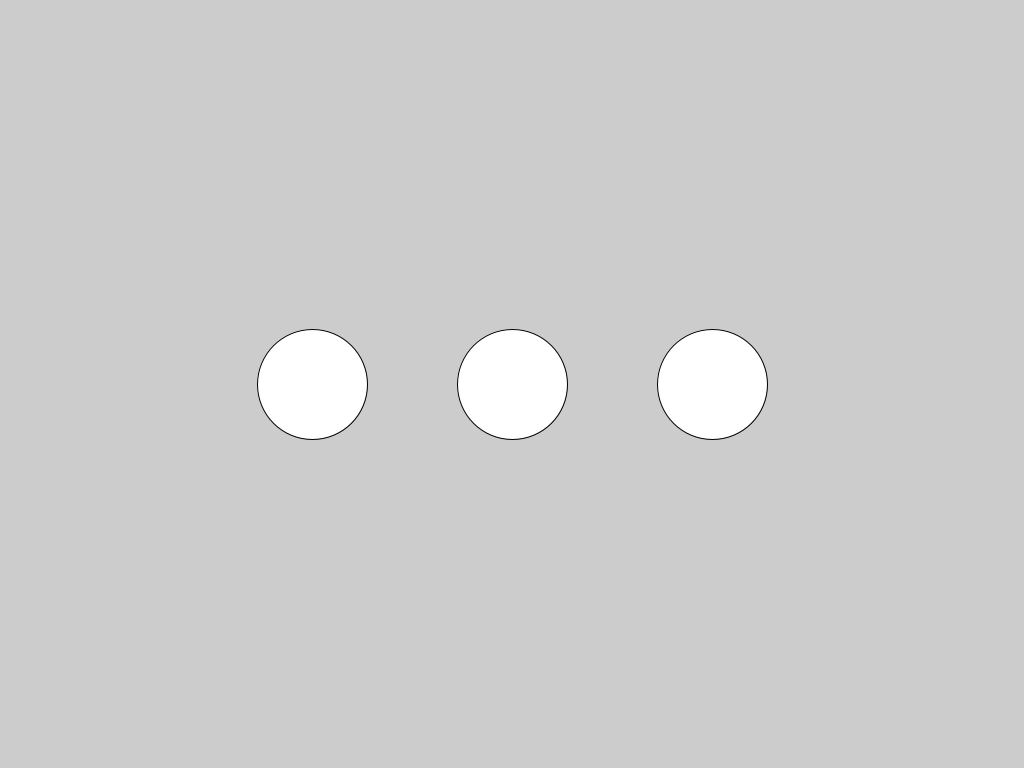
Frame 1 (no input)
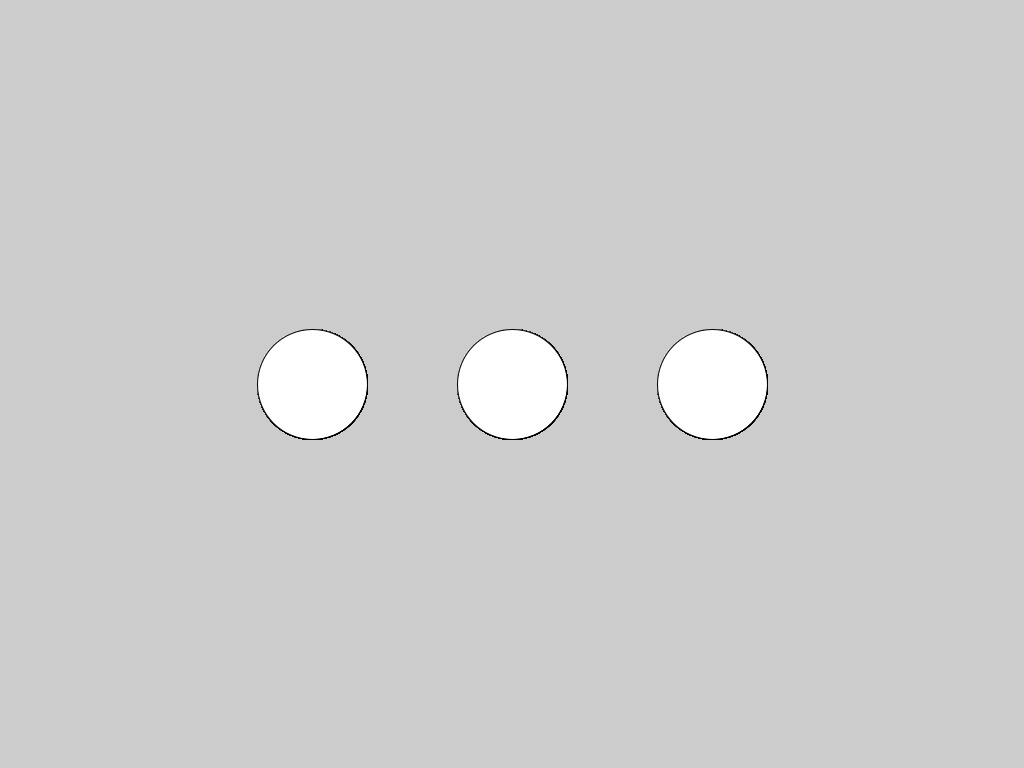
Frame 60 (the mouse pressed at the canvas centre just before this capture)
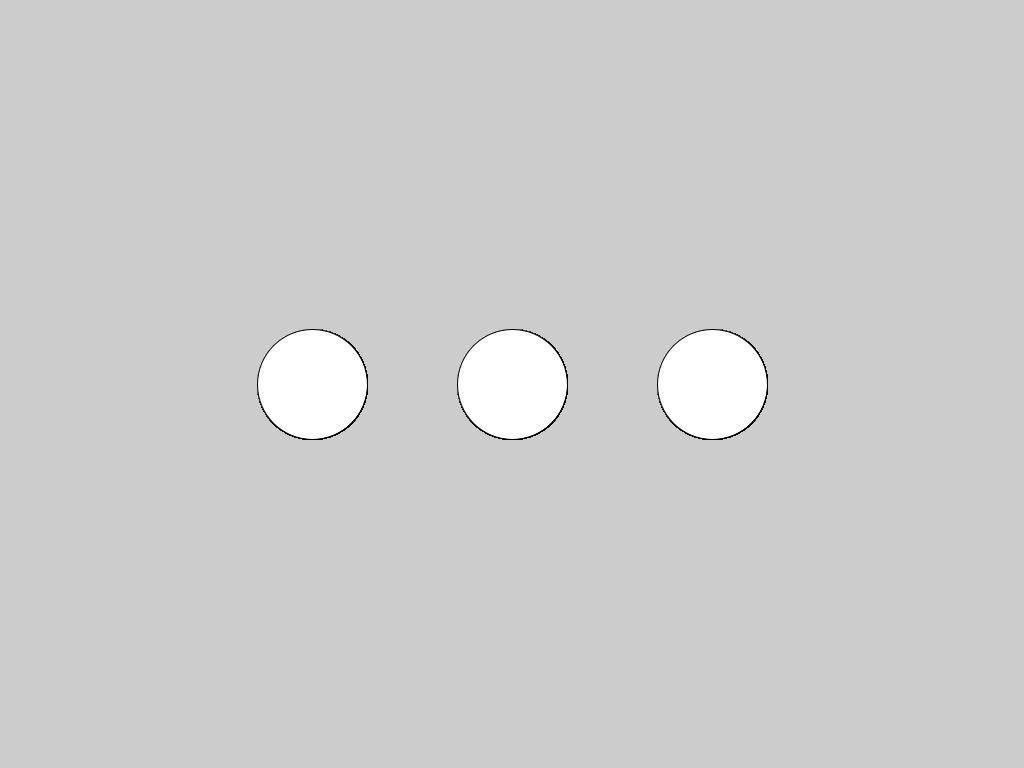
Frame 120 (the mouse held since frame 60 and released just before this capture)

The Processing sketch that drew these frames (run headless with seeded random() and noise(); from frame 60 on, the mouse is pressed at the canvas centre):

// Processing sketch: day_00_variables
// ── day_00_variables.pde
final float SIZE_MODIFIER_CONST = 10; // constant value
float size_of_circle = 100.0; // global in snake case
float sizeOfCircle = 100.0;   // global in camel case

void setup() {
    size(1024, 768);
    float size_modifier = SIZE_MODIFIER_CONST;
    size_of_circle = size_of_circle + size_modifier;
}


void draw() {
    circle(312, 384, size_of_circle);
    circle(512, 384, size_of_circle);
    circle(712, 384, size_of_circle);
}
